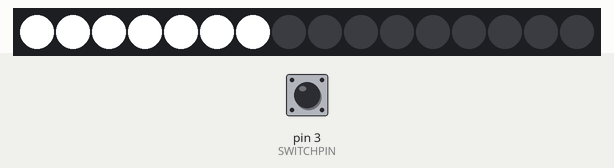
The sketch below on a simulated Arduino Uno, built with avr-gcc and run on an emulated ATmega328P. Parts: 16 RGB LEDs in strip order, left to right. Inputs (shaded band) come from the test bench; at power-on: pin 3 (SWITCHPIN) HIGH. Dim RGB values are drawn brighter than linear.

Above: at 2.57 s.
2.6 s: pin 3 (SWITCHPIN) pulled LOW for 0.15 s
At 2.77 s:
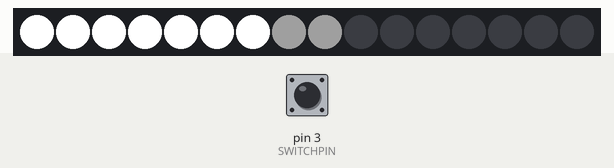
3.3 s: pin 3 (SWITCHPIN) pulled LOW for 1 s
At 3.78 s:
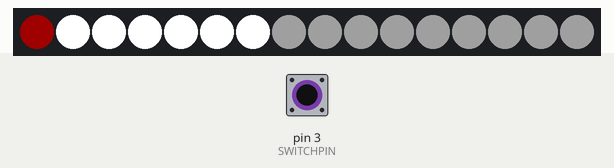
4.9 s: pin 3 (SWITCHPIN) pulled LOW for 1 s
At 5.6 s:
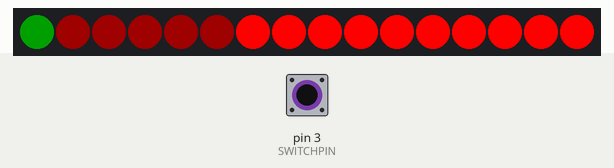
6.5 s: pin 3 (SWITCHPIN) pulled LOW for 3.2 s
At 9.04 s:
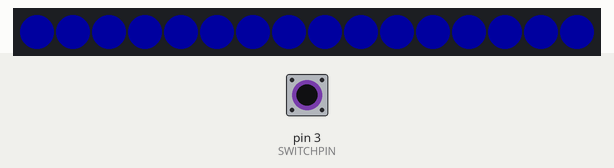

The sketch:

ColorWheel.ino
```cpp
#include <Adafruit_NeoPixel.h>

#define NEOPIXELPIN 2
#define NUMPIXELS 16
#define SWITCHPIN 3


Adafruit_NeoPixel strip = Adafruit_NeoPixel(NUMPIXELS, NEOPIXELPIN, NEO_GRB + NEO_KHZ800);

unsigned long ColorArray[16];
int PrevSwitchState;
int SwitchState;
unsigned long CurrentCycleTime;
int CurrentSwitchState;
bool PrellCheck = true;
unsigned long PrellCheckChangeTime = millis();
int DIM = 0;
unsigned long PrevPixelChangeTime = millis();
int NextPixel = 0;
int NextColor = 0;


void setup() {
  // put your setup code here, to run once:

  ColorArray[0] = strip.Color(0,0,0); // Black
  ColorArray[1] = strip.Color(255,255,255); // White
  ColorArray[2] = strip.Color(255,0,0); // Red
  ColorArray[3] = strip.Color(0,255,0); // Lime
  ColorArray[4] = strip.Color(0,0,255); // Blue
  ColorArray[5] = strip.Color(255,255,0); // Yellow
  ColorArray[6] = strip.Color(0,255,255); // Cyan
  ColorArray[7] = strip.Color(255,0,255); // Magenta
  ColorArray[8] = strip.Color(0,0,0); // Black
  ColorArray[9] = strip.Color(31,31,31); // White
  ColorArray[10] = strip.Color(31,0,0); // Red
  ColorArray[11] = strip.Color(0,31,0); // Lime
  ColorArray[12] = strip.Color(0,0,31); // Blue
  ColorArray[13] = strip.Color(31,31,0); // Yellow
  ColorArray[14] = strip.Color(0,31,31); // Cyan
  ColorArray[15] = strip.Color(31,0,31); // Magenta

  pinMode(SWITCHPIN, INPUT_PULLUP);
  PrevSwitchState = digitalRead(SWITCHPIN);
  SwitchState = PrevSwitchState;

  strip.begin();
  strip.show();
}


void loop() {
  // put your main code here, to run repeatedly:
  // record the value for the cycle variables
  CurrentCycleTime = millis(); // stores the timestamp on the beginning of every cycle
  CurrentSwitchState = digitalRead(SWITCHPIN); // status of the switch for every cycle

  if (CurrentSwitchState != SwitchState) {
    if (!PrellCheck) {
      PrevSwitchState = SwitchState;
      SwitchState = CurrentSwitchState;
      PrellCheck = true;
      PrellCheckChangeTime = CurrentCycleTime;
    }
    else if (CurrentCycleTime - PrellCheckChangeTime > 1000) {
      PrellCheck = false;
      PrellCheckChangeTime = CurrentCycleTime;
    }
  }

  if (SwitchState == LOW) {
    DIM = 8;
  }
  else {
    DIM = 0;
  }

  // changing the colors on the NeoPixel strip
  if (CurrentCycleTime - PrevPixelChangeTime > 100) {
    PrevPixelChangeTime = CurrentCycleTime;
    if (NextPixel <= NUMPIXELS) {
      strip.setPixelColor(NextPixel, ColorArray[NextColor + DIM]);
      strip.show();
      NextPixel++;
    }
    else {
      NextPixel = 0;
      if (NextColor++ > 6) {
        NextColor = 0;
      }
    }
  }
}
```
